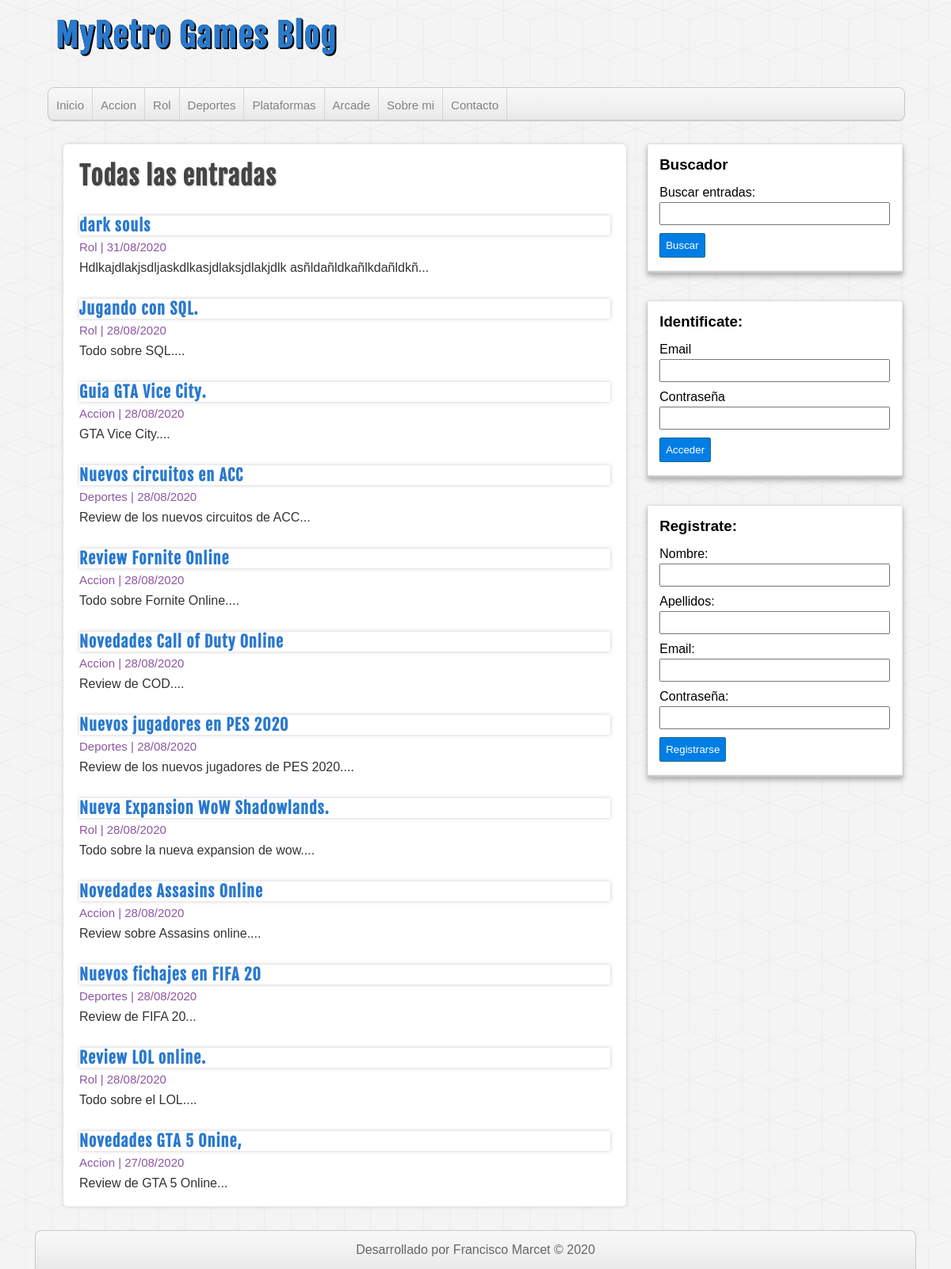
/articles_all_view.php, run on the app's committed database.
### tables this page shows
CREATE TABLE IF NOT EXISTS `categorias` (
  `idcategoria` int NOT NULL AUTO_INCREMENT,
  `nombre_categoria` varchar(100) DEFAULT NULL,
  PRIMARY KEY (`idcategoria`)
);

CREATE TABLE IF NOT EXISTS `entradas` (
  `identrada` int NOT NULL AUTO_INCREMENT,
  `id_usuario` int NOT NULL,
  `id_categoria` int NOT NULL,
  `titulo` varchar(255) NOT NULL,
  `descripcion` mediumtext,
  `fecha_entrada` datetime NOT NULL DEFAULT CURRENT_TIMESTAMP,
  PRIMARY KEY (`identrada`),
  KEY `fk_entrada_usuario` (`id_usuario`),
  KEY `fk_entrada_categoria` (`id_categoria`)
);

### includes/lib/helpers.php (called while the page is built, shortened)
<?php
function mostrar_categorias($db_conn) {
	$slq_select = "SELECT * FROM categorias ORDER BY idcategoria ASC";
	$categorias = mysqli_query($db_conn, $slq_select);
	$result = array();
	if (($categorias) && (mysqli_num_rows($categorias) >= 1)) {
		$result = $categorias;
	} else {
		$result = null;
	}
	return $result;
}
function mostrar_entradas($db_conn, $limit = null, $categoria = null, $busqueda = null) {
	$slq_select = "SELECT e.*, c.* FROM entradas e\n" .
			"INNER JOIN categorias c\n" .
			"ON e.id_categoria = c.idcategoria\n";
	$slq_select .= "ORDER BY e.identrada DESC \n";
	$ultimas_entradas = mysqli_query($db_conn, $slq_select);
	$result = array();
	if (($ultimas_entradas) && (mysqli_num_rows($ultimas_entradas) >= 1)) {
		$result = $ultimas_entradas;
	} else {
		$result = null;
	}
	return $result;
}
function format_date($fecha_original) {
	$originalDate = $fecha_original;
	$newDate = date("d/m/Y", strtotime($originalDate));
	return $newDate;
}

### articles_all_view.php (the view)
<?php include_once './includes/conexion.php'; ?>
<?php require_once './includes/lib/helpers.php'; ?>
<?php require_once './includes/header.php'; ?>
<?php include_once './includes/aside.php';
?>
<div id="principal">
	<h1>Todas las entradas</h1>
	<?php
	$ultimas_entradas = mostrar_entradas($conexion, null, null) ;
	if (!empty($ultimas_entradas)):
		while ($ultima_entrada = mysqli_fetch_assoc($ultimas_entradas)) :
			?>
			<article class="entrada">
				<a href="article.php?identrada=<?=$ultima_entrada['identrada']?>">
					<h2><?= $ultima_entrada['titulo'] ?></h2>
					<?php $fecha_formateada = format_date($ultima_entrada['fecha_entrada']) ?>
					<span class="fecha_categoria"><?= $ultima_entrada['nombre_categoria'] . " | " . $fecha_formateada ?></span>
					<p><?= substr($ultima_entrada['descripcion'], 0, 200) . "..." ?></p>
				</a>
			</article>
			<?php
		endwhile;
	endif;
	?>
</div>
<?php include_once './includes/footer.php'; ?>

### includes/header.php (shortened to what this page needs)
<?php require_once 'conexion.php'; ?>
<?php require_once 'lib/helpers.php'; ?>
<!doctype html>
<html lang="en">
    <head>
        <link type="text/css" rel="stylesheet" href="assets/css/estilos.css"/>
    <body>
        <header id="header">
            <div id="logo">
                <h2><a href="index.php">MyRetro Games Blog</a></h2>
            </div>
            <nav id="menu">
                <ul>
                    <li>
						<a href="index.php">Inicio</a>
					</li>
					<?php
					$categorias = mostrar_categorias($conexion);
					if (isset($categorias) && !empty($categorias)):
						while ($categoria = mysqli_fetch_assoc($categorias)):
							?>
							<li>
								<a href="category_view.php?idcategoria=<?=$categoria['idcategoria']?>"><?=$categoria['nombre_categoria']?></a>
							</li>
						<?php endwhile;
					endif;
					?>
                    <li>
						<a href="index.php">Sobre mi</a>
					</li>
                    <li>
						<a href="index.php">Contacto</a>
					</li>
                </ul>
            </nav>
        </header>
		<div id="container">

### assets/css/estilos.css (style rules this page uses)
* { margin: 0px; padding: 0px; font-family: sans-serif, Helvetica,Arial; text-decoration: none; }
body { background: url(../img/cubes.png) #F4F4F4; }
#header { width:90%; height: auto; background: transparent; margin: 0px auto; }
#logo { float: left; width: 540px; height: 110px; }
#logo a { font-family: "fajala", Verdana; font-size: 40px; letter-spacing: 2px; color: #2979CD; text-shadow:0px 0px 0px black, 1px 1px 0px black, 2px 2px 0px black; transition: all 500ms; line-height: 90px; margin-left: 10px; }
#menu { clear: both; width: 100%; height: 40px; background:linear-gradient(to bottom, #f9f9f9 0px, #e9e9e9 100%); border: 1px solid #C9C9C9; border-radius: 8px; box-shadow: 0px 1px 1px #ccc; overflow: hidden; }
#menu ul { list-style: none; }
#menu ul li { float: left; line-height: 44px; border-right: 1px solid #D6D6D6; }
#menu ul li a { display: block; padding-left: 10px; padding-right: 10px; font-size: 15px; color: #838282; }
#container { width:90%; height: auto; margin: 0px auto; margin-bottom: 30px; margin-top: 30px; }
#principal { float: left; width: 62%; min-height: 572px; background: white; border-radius: 5px; box-shadow: 0px 0px 5px #ccc; margin-left: 20px; padding: 20px; overflow: hidden; }
.fecha_categoria { color: #8b56a2;; font-size: 15px; }
#principal h1 { font-size: 32px; color: #444; letter-spacing: 1px; text-shadow:1px 1px 2px #ccc; font-family: "fajala"; }
#principal h2 { font-size: 20px; color: #2979CD; box-shadow: 0px 0px 5px #ccc; letter-spacing: 1px; font-family: "fajala"; margin-top: 30px; margin-bottom: 6px; }
#principal a { color: #333; }
#principal p { margin-top: 8px; }

### data on the page
categorias: nombre_categoria "Accion"
categorias: nombre_categoria "Rol"
categorias: nombre_categoria "Deportes"
categorias: nombre_categoria "Plataformas"
categorias: nombre_categoria "Arcade"
entradas: titulo "dark souls", id_categoria.nombre_categoria "Rol", fecha_entrada "31/08/2020", descripcion "Hdlkajdlakjsdljaskdlkasjdlaksjdlakjdlk asñldañldkañlkdañldkñ"
entradas: titulo "Jugando con SQL.", id_categoria.nombre_categoria "Rol", fecha_entrada "28/08/2020", descripcion "Todo sobre SQL."
entradas: titulo "Guia GTA Vice City.", id_categoria.nombre_categoria "Accion", fecha_entrada "28/08/2020", descripcion "GTA Vice City."
entradas: titulo "Nuevos circuitos en ACC", id_categoria.nombre_categoria "Deportes", fecha_entrada "28/08/2020", descripcion "Review de los nuevos circuitos de ACC"
entradas: titulo "Review Fornite Online", id_categoria.nombre_categoria "Accion", fecha_entrada "28/08/2020", descripcion "Todo sobre Fornite Online."
entradas: titulo "Novedades Call of Duty Online", id_categoria.nombre_categoria "Accion", fecha_entrada "28/08/2020", descripcion "Review de COD."
entradas: titulo "Nuevos jugadores en PES 2020", id_categoria.nombre_categoria "Deportes", fecha_entrada "28/08/2020", descripcion "Review de los nuevos jugadores de PES 2020."
entradas: titulo "Nueva Expansion WoW Shadowlands.", id_categoria.nombre_categoria "Rol", fecha_entrada "28/08/2020", descripcion "Todo sobre la nueva expansion de wow."
entradas: titulo "Novedades Assasins Online", id_categoria.nombre_categoria "Accion", fecha_entrada "28/08/2020", descripcion "Review sobre Assasins online."
entradas: titulo "Nuevos fichajes en FIFA 20", id_categoria.nombre_categoria "Deportes", fecha_entrada "28/08/2020", descripcion "Review de FIFA 20"
entradas: titulo "Review LOL online.", id_categoria.nombre_categoria "Rol", fecha_entrada "28/08/2020", descripcion "Todo sobre el LOL."
entradas: titulo "Novedades GTA 5 Onine,", id_categoria.nombre_categoria "Accion", fecha_entrada "27/08/2020", descripcion "Review de GTA 5 Online"
